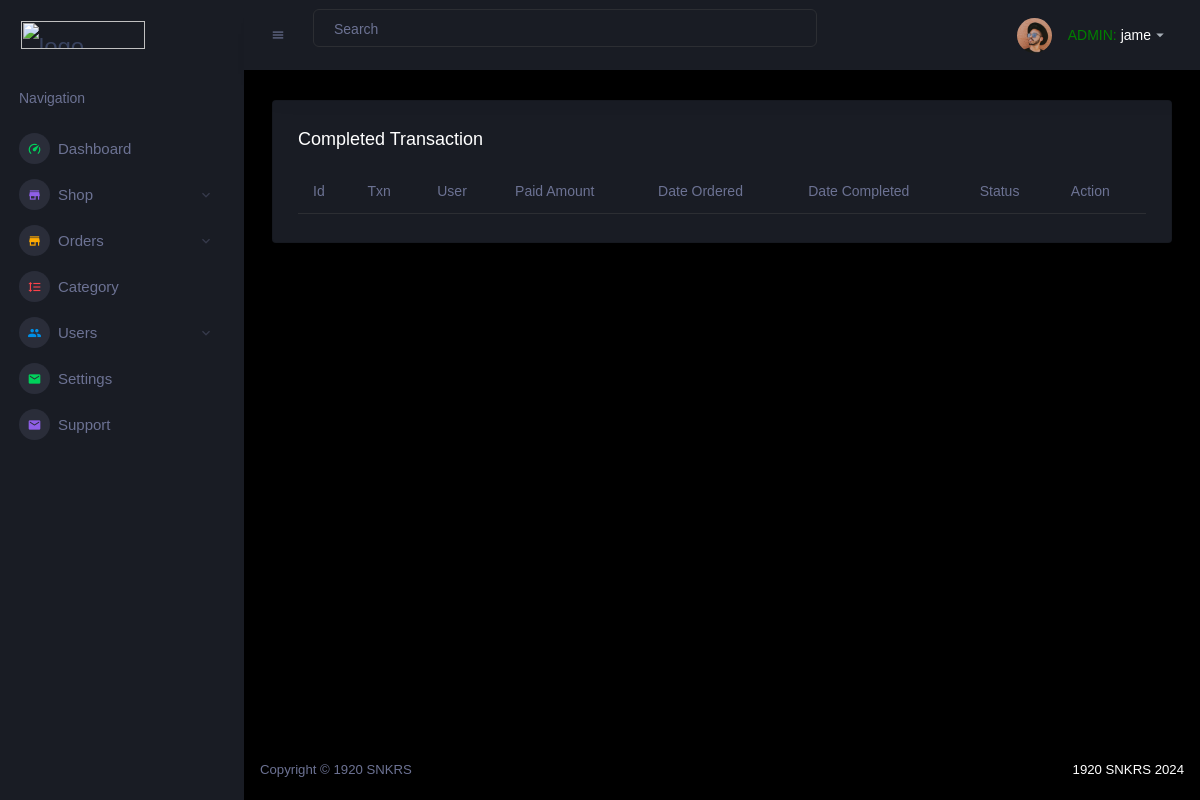
The app's page /admin/orders-completed.php (signed in), older data.
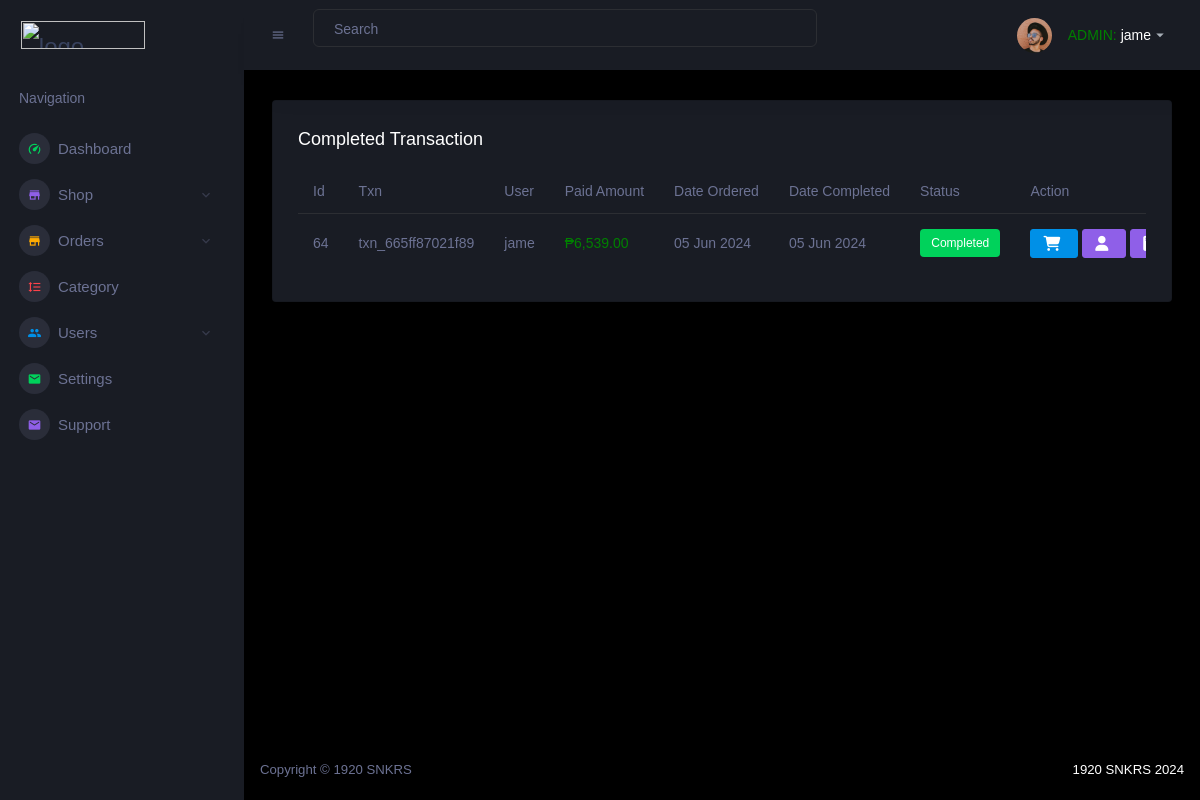
The same page, newer data.
### tables this page shows
CREATE TABLE `orders` (
  `order_id` int(11) NOT NULL,
  `transaction_number` varchar(255) DEFAULT NULL,
  `userid` int(11) DEFAULT NULL,
  `total_amount` decimal(10,2) DEFAULT NULL,
  `note` text DEFAULT NULL,
  `created_at` timestamp NOT NULL DEFAULT current_timestamp(),
  `order_status` varchar(20) DEFAULT 'Pending',
  `imgURL` varchar(255) DEFAULT NULL,
  `updated_at` timestamp NOT NULL DEFAULT current_timestamp() ON UPDATE current_timestamp()
);

CREATE TABLE `users` (
  `userid` int(11) NOT NULL,
  `username` varchar(50) NOT NULL,
  `email` varchar(100) NOT NULL,
  `password` varchar(100) NOT NULL,
  `datecreated` timestamp NOT NULL DEFAULT current_timestamp()
);

### admin/orders-completed.php (the view, shortened to what the changed rows need)
<html lang="en">
<?php
require_once("../database/connection.php");
?>
</head>
<body>
    <div class="container-scroller">
        <div class="container-fluid page-body-wrapper">
            <div class="main-panel">
                <div class="content-wrapper">
                    <div class="row">
                        <div class="col-lg-12 grid-margin stretch-card">
                            <div class="card">
                                <div class="card-body">
                                    <div class="table-responsive">
                                        <table id="productTable" class="table">
                                            <thead>
                                                <tr>
                                                    <th>Id</th>
                                                    <th>Txn</th>
                                                    <th>User</th>
                                                    <th>Paid Amount</th>
                                                    <th>Date Ordered</th>
                                                    <th>Date Completed</th>
                                                    <th>Status</th>
                                                    <th>Action</th>
                                                </tr>
                                            </thead>
                                            <tbody>
                                                <?php
                                                $query = "SELECT * FROM orders WHERE order_status = 'Completed'";
                                                $result = mysqli_query($link, $query);
                                                while ($row = mysqli_fetch_assoc($result)) {
                                                    $userid = $row['userid'];
                                                    $usernameQuery = "SELECT username FROM users WHERE userid = ?";
                                                    $stmtUsername = $link->prepare($usernameQuery);
                                                    $stmtUsername->bind_param("i", $userid);
                                                    $stmtUsername->execute();
                                                    $resultUsername = $stmtUsername->get_result();
                                                    $username = $resultUsername->fetch_assoc()['username'];
                                                    $status = $row['order_status'];
                                                    $createdAt = date('d M Y', strtotime($row['created_at']));
                                                    $updatedAt = date('d M Y', strtotime($row['updated_at']));
                                                    if ($status === 'Completed') {
                                                        $status = '<label class="badge badge-success">Completed</label>';
                                                    }
                                                    echo "<tr>
                                                        <td>{$row['order_id']}</td>
                                                        <td>{$row['transaction_number']}</td>
                                                        <td>{$username}</td>
                                                        <td style='color: green;'>₱" . number_format($row['total_amount'], 2, '.', ',') . "</td>
                                                        <td>{$createdAt}</td>
                                                        <td>{$updatedAt}</td>
                                                        <td>{$status}</td>
                                                        <td>
                                                            <button type='button' title='Item list' data-txn='{$row['transaction_number']}' class='view-order btn btn-primary btn-md'><i class='fas fa-shopping-cart'></i></button>
                                                            <button type='button' title='User info' data-userid='{$row['userid']}' class='view-user btn btn-info btn-md'><i class='fas fa-user'></i></button>
                                                            <button type='button' title='Proof of Payment' data-order_id='{$row['order_id']}' class='proof-payment btn btn-info btn-md'><i class='fas fa-file-invoice-dollar'></i></button>
                                                        </td>
                                                    </tr>";
                                                }
                                                ?>
                                            </tbody>
                                        </table>
                                    </div>
                                </div>
                            </div>
                        </div>
                    </div>
                </div>
            </div>
        </div>
    </div>
</body>
</html>

Row changes from the older to the newer data that the page shows:
added orders: order_id "64", transaction_number "txn_665ff87021f89", userid.username "jame", total_amount "6,539.00", created_at "05 Jun 2024", updated_at "05 Jun 2024", order_status "Completed"
